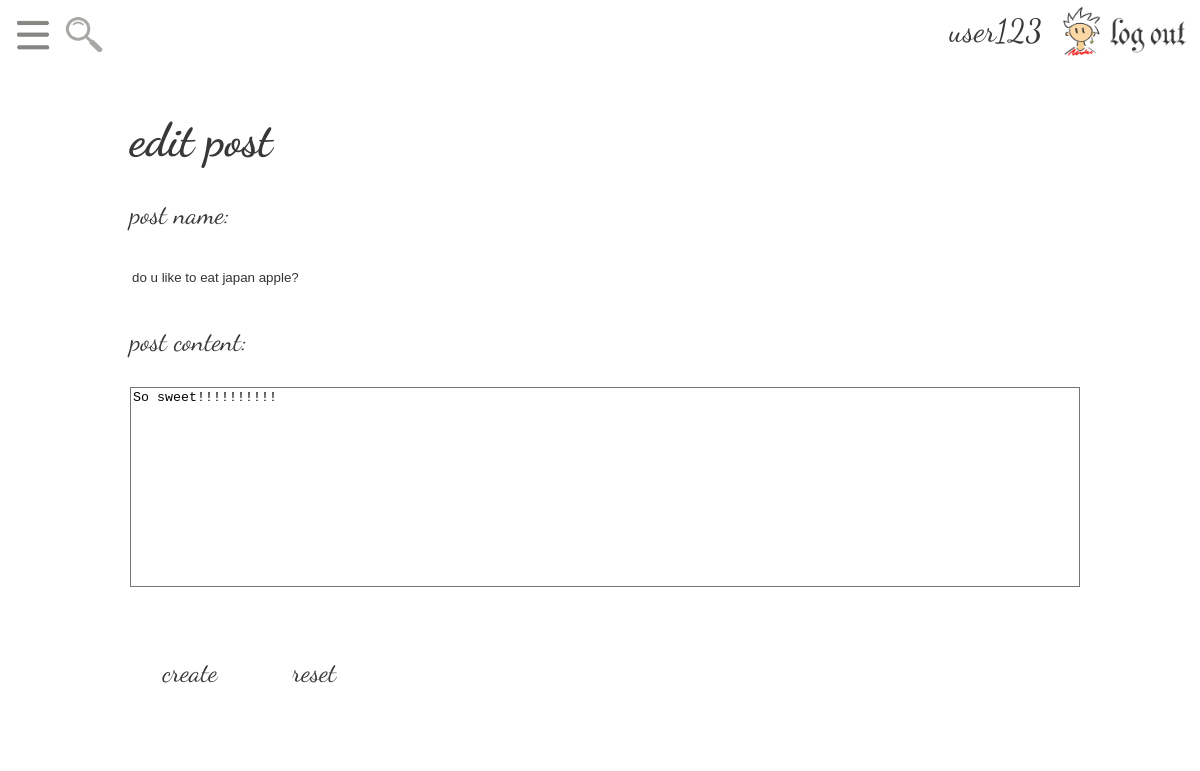
The app's page /post/edit/83845585f4e84eb3ace26a07cdec041b/ (signed in) with its own data.
### app/models.py (models this page shows, shortened)
class Post(models.Model):
    status = {
        (0, 'Inactive'),
        (1, 'Active')
    }
    post_id = models.UUIDField(primary_key=True, auto_created=True, default=uuid.uuid4, editable=False)
    channel = models.ForeignKey(Channel, on_delete=models.CASCADE)
    created_by = models.ForeignKey(User, on_delete=models.CASCADE)
    post_title = models.CharField(max_length=30)
    post_priority = models.IntegerField(default=50)
    post_content = models.TextField()
    status = models.SmallIntegerField(choices=status, default=1)
    created_at = models.DateTimeField(auto_now_add=True)
    modified_at = models.DateTimeField(auto_now=True)

### app/views.py (the view)
# urls.py: path('post/edit/<str:post_id>/', views.edit_post),
def edit_post(request, post_id):
    if request.method == 'POST':
        post_form = forms.PostForm(request.POST)
        if post_form.is_valid():
            title = post_form.cleaned_data['post_title']
            content = post_form.cleaned_data['post_content']
            post = Post.objects.get(pk=post_id)
            post.post_title = title
            post.post_content = content
            post.save()
            return redirect('view_post', post_id=post_id)
    else:
        post = Post.objects.get(post_id=post_id)
        post_form = forms.PostForm(initial={'post_title': post.post_title, 'post_content': post.post_content})
        return render(request, "edit_post_form.html", locals())

### app/forms.py
class PostForm(forms.Form):
    post_title = forms.CharField(max_length=100)
    post_content = forms.CharField(max_length=2000, widget=forms.Textarea(attrs={'rows': 20, 'cols': 40}))

### templates/edit_post_form.html (shortened to what this page needs)
{% include 'include/nav.html' %}
{% load widget_tweaks %}
<html>
<head>
</head>
<body>
<div class="container">
    <div class="sub_container">
        <form action="" method="POST">
            <h1>edit post</h1>
            <div>
                <label> post name:<br/>
                    {{ post_form.post_title }}
                </label><br/>
            </div>
            <div>
                <label> post content:<br/>
                    {{ post_form.post_content }}
                </label>
            </div>
            <div class="buttonDiv">
                <button type="submit" class="btn btn-info form_button" id="create">create</button>
                <button type="reset" class="btn btn-info form_button" id="reset">reset</button>
            </div>
        </form>
    </div>
</div>
</body>
</html>

### templates/include/nav.html (shortened to what this page needs)
{% load static %}
{% load widget_tweaks %}
<html onclick="backOriginal()">
<head>
    <link rel="stylesheet" type="text/css" href="{% static '/css/stylesheet.css' %}">
</head>
<body>
    <div class="bar">
        <div id="iconAndMenu_div">
            <div id="icon_div">
                <img src="{% static 'images/menubar_icon.png' %}" id="menu_icon" onclick="openMenu()" />
                <img src="{% static 'images/search_icon.png' %}" id="search" onclick="searchOnClick()" />
            </div>
        </div>
        <div id="imgButtonDiv">
            <div style="order: 3;margin-right: 1vw;font-size: 2em; align-self: center;">
                {% if request.user.is_authenticated %}
                {{ request.user.username }}
                {% endif %}
            </div>
            <div id="loginDiv">
                <div id="loginbtnDiv">
                    {% if request.user.is_authenticated %}
                    <a href='/logout/'><img src="{% static 'images/logout_button.png' %}" id="logout"
                            onclick="loginOnClick()" /></a>
                    {% else %}
                    <img src="{% static 'images/login_button.png' %}" id="login" onclick="loginOnClick()" />
                    {% endif %}
                </div>
            </div>
        </div>
    </div>
</body>
</html>

### templates/edit_post_form.html (style rules this page uses)
.container { display: flex; flex-direction: row; justify-content: center; }
.sub_container { display: flex; flex-direction: column; width: 1000px; background-color: rgba(255, 255, 255, 0.4); margin-top: 20px; }
h1, label, #id_post_content, #id_post_title, .buttonDiv { margin: 3%; }
h1 { font-size: 35pt; }
#id_post_title { width: 95%; resize: none; background-color: rgba(255, 255, 255, 0.7); }
#id_post_content { width: 95%; height: 200px; resize: none; background-color: rgba(255, 255, 255, 0.7); }
label { font-size: 20pt; }
.form_button { width: 120px; height: 50px; border: 0px solid transparent; border-radius: 30px; font-family: 'Dancing Script', cursive; font-size: 20pt; align-self: center; text-align: center; background-color: rgba(255, 255, 255, 0.4); color: #393838; }

### records on screen
Post: post_title "do u like to eat japan apple?", post_content "So sweet!!!!!!!!!!"

### other values on screen
{{ request.user.username }} "user123"
